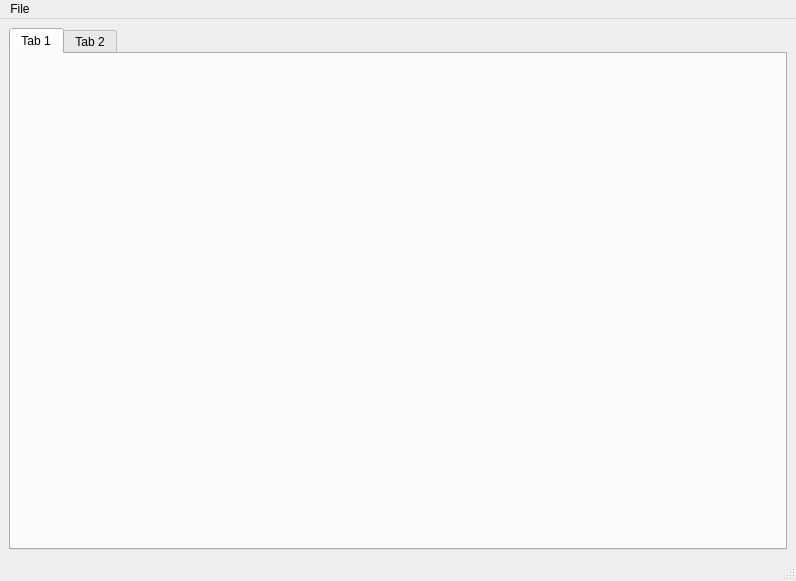
<?xml version="1.0" encoding="UTF-8"?>
<ui version="4.0">
 <class>AIMRepresentation</class>
 <widget class="QMainWindow" name="AIMRepresentation">
  <property name="geometry">
   <rect>
    <x>0</x>
    <y>0</y>
    <width>796</width>
    <height>581</height>
   </rect>
  </property>
  <property name="windowTitle">
   <string>MainWindow</string>
  </property>
  <widget class="QWidget" name="centralwidget">
   <layout class="QGridLayout" name="gridLayout">
    <item row="0" column="0">
     <widget class="QTabWidget" name="tabWidget">
      <widget class="QWidget" name="tab">
       <attribute name="title">
        <string>Tab 1</string>
       </attribute>
      </widget>
      <widget class="QWidget" name="tab_2">
       <attribute name="title">
        <string>Tab 2</string>
       </attribute>
      </widget>
     </widget>
    </item>
   </layout>
  </widget>
  <widget class="QMenuBar" name="menubar">
   <property name="geometry">
    <rect>
     <x>0</x>
     <y>0</y>
     <width>796</width>
     <height>22</height>
    </rect>
   </property>
   <widget class="QMenu" name="menuFile">
    <property name="title">
     <string>File</string>
    </property>
    <widget class="QMenu" name="menu_RecentFiles">
     <property name="title">
      <string>Recent Files</string>
     </property>
     <addaction name="actionSomething"/>
    </widget>
    <addaction name="actionOpen"/>
    <addaction name="separator"/>
    <addaction name="actionClose"/>
    <addaction name="separator"/>
    <addaction name="menu_RecentFiles"/>
    <addaction name="separator"/>
    <addaction name="actionExit"/>
   </widget>
   <addaction name="menuFile"/>
  </widget>
  <widget class="QStatusBar" name="statusbar"/>
  <action name="actionOpen">
   <property name="text">
    <string>Open</string>
   </property>
  </action>
  <action name="actionClose">
   <property name="text">
    <string>Close</string>
   </property>
  </action>
  <action name="actionExit">
   <property name="text">
    <string>Exit</string>
   </property>
  </action>
  <action name="actionSomething">
   <property name="text">
    <string>Something</string>
   </property>
  </action>
 </widget>
 <resources/>
 <connections/>
</ui>
